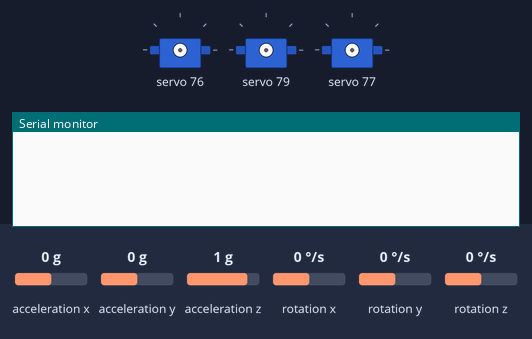
This sketch was run on a simulated Arduino Uno, built with avr-gcc and run on an emulated ATmega328P. Parts: 3 × servo, the last lines printed to the serial monitor. Inputs (shaded band) come from the test bench; at power-on: rotation z 0 °/s, acceleration x 0 g, acceleration y 0 g, acceleration z 1 g, rotation x 0 °/s, rotation y 0 °/s.

Above: at 0.1 s.
6.8 s: rotation z set to -24 °/s
At 7.8 s:
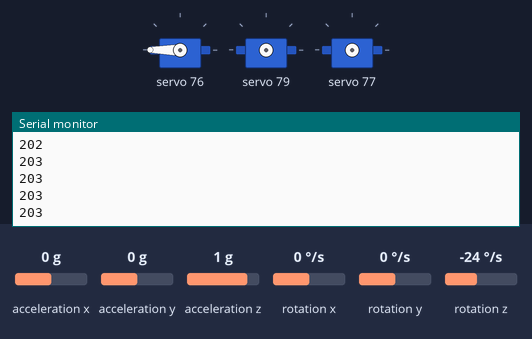
9.8 s: rotation z set to -29 °/s
At 11.0 s:
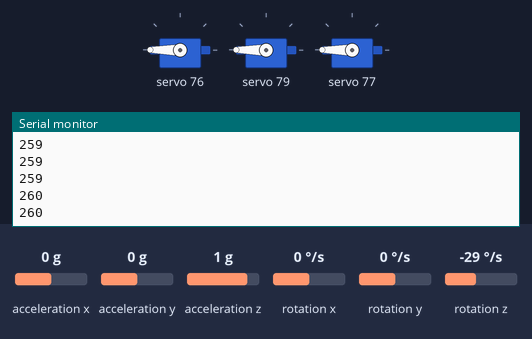
Timing chart, 0 to 12.8 s (numbered marks = the images above; inputs shaded):
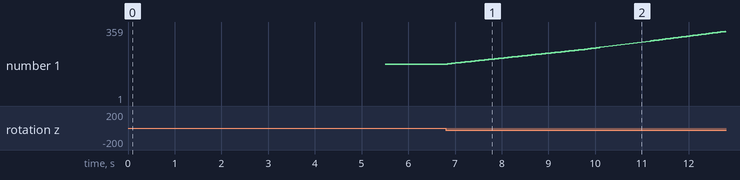

Measured:
- after the input at 6.8 s, the serial monitor: prints a new line at once (image 1)
- plotted number 1: 180 → 251 after the input at 6.8 s

The sketch:

dina_turn.ino
```cpp
/*
поворот Динамики на 90 градусов с паузой в секунду
Используется MGS-A6 с подключением в 21/22
*/

#include <Wire.h>
#include "I2Cdev.h"
#include "MPU6050_6Axis_MotionApps20.h"
MPU6050 mpu;

#include <Adafruit_PWMServoDriver.h>
Adafruit_PWMServoDriver pwm = Adafruit_PWMServoDriver(0x70);  // адрес зависит от перемычек на плате

uint8_t fifoBuffer[45];  // буфер
int turnSpeed = 30; // скорость поворота
int compensation = 10; // компенсация поворота (зависит от скорости поворота)

void setup() {
  Serial.begin(115200);
  Wire.begin();

  // инициализация DMP
  mpu.initialize();
  mpu.dmpInitialize();
  mpu.setDMPEnabled(true);

  pwm.begin();
  // Частота (Гц)
  pwm.setPWMFreq(100);
  // Все порты выключены
  pwm.setPWM(8, 0, 4096);
  pwm.setPWM(9, 0, 4096);
  pwm.setPWM(10, 0, 4096);
  pwm.setPWM(11, 0, 4096);
  delay(5000);
}

void loop() {
  angle(false, 90); // повернуть по часовой на 90
  delay(1000);
}

// повернуть(сторона (направо 0/налево 1), угол)
void angle(bool side, int angle) {
  // измеряем текущий угол
  int currentAngle = angleMeasure();
  // если нужно повернуть по часовой (направо)
  if (side == false) {
    // берем остаток от круга и поворачиваем, пока разница не станет меньше 10, но больше 0
    while (((currentAngle + angle) % 360) - angleMeasure() > compensation or ((currentAngle + angle) % 360) - angleMeasure() < 0) {
      // поворот на одном колесе
      // motorA_setpower(turnSpeed, side); // расскомментировать чтоб поворачивать вокруг оси
      motorB_setpower(turnSpeed, side);
    }
    // другой алгоритм поворота по часовой
    /*if (currentAngle + angle < 360) {
      while (currentAngle + angle - angleMeasure() > 10) {
        motorA_setpower(5, side);
        motorB_setpower(5, side);
      }
    } else {
      while (angle - (360 - currentAngle) - angleMeasure() > 10 or angle - (360 - currentAngle) - angleMeasure() < 0) {
        motorA_setpower(5, side);
        motorB_setpower(5, side);
      }
    }*/
  } else {
    // если поворачиваем налево (против часовой)
    // в простой ситуации, когда нужно повернуться на угол меньший, чем текущий
    if (currentAngle > angle) {
      // поворачиваем пока разница между углами не станет меньше -10
      while (currentAngle - angle - angleMeasure() < -(compensation)) {
        // поворот на одном колесе
        //  motorA_setpower(turnSpeed, side); // расскомментировать чтоб поворачивать вокруг оси
        motorB_setpower(turnSpeed, side);
      }
      // в сложной ситуации, когда нужно осилить переход через 0
    } else {
      while (360 - (angle - currentAngle) - angleMeasure() > 0 or 360 - (angle - currentAngle) - angleMeasure() < -(compensation)) {
        // поворот на одном колесе
        //motorA_setpower(turnSpeed, side); // расскомментировать чтоб поворачивать вокруг оси
        motorB_setpower(turnSpeed, side);
      }
    }
  }
  // резко тормозим с включением на мгновение обратных моторов
  motorA_setpower(turnSpeed, !side);
  motorB_setpower(turnSpeed, !side);
  delay(50);
  motorA_setpower(0, side);
  motorB_setpower(0, side);
}

// измерение угла в градусах от 0 до 360
int angleMeasure(void) {
  if (mpu.dmpGetCurrentFIFOPacket(fifoBuffer)) {
    // переменные для расчёта (ypr можно вынести в глобальеы переменные)
    Quaternion q;
    VectorFloat gravity;
    float ypr[3];
    mpu.dmpGetQuaternion(&q, fifoBuffer);
    mpu.dmpGetGravity(&gravity, &q);
    mpu.dmpGetYawPitchRoll(ypr, &q, &gravity);
    int angle = map(degrees(ypr[0]), -180, 180, 0, 360);
    Serial.println(angle);
    return angle;
  }
}

void motorA_setpower(float pwr, bool invert) {
  // Проверка, инвертирован ли мотор
  if (invert) {
    pwr = -pwr;
  }
  // Проверка диапазонов
  if (pwr < -100) {
    pwr = -100;
  }
  if (pwr > 100) {
    pwr = 100;
  }
  int pwmvalue = fabs(pwr) * 40.95;
  if (pwr < 0) {
    pwm.setPWM(10, 0, 4096);
    pwm.setPWM(11, 0, pwmvalue);
  } else {
    pwm.setPWM(11, 0, 4096);
    pwm.setPWM(10, 0, pwmvalue);
  }
}

// Мощность мотора "B" от -100% до +100% (от знака зависит направление вращения)
void motorB_setpower(float pwr, bool invert) {
  // Проверка, инвертирован ли мотор
  if (invert) {
    pwr = -pwr;
  }
  // Проверка диапазонов
  if (pwr < -100) {
    pwr = -100;
  }
  if (pwr > 100) {
    pwr = 100;
  }
  int pwmvalue = fabs(pwr) * 40.95;
  if (pwr < 0) {
    pwm.setPWM(8, 0, 4096);
    pwm.setPWM(9, 0, pwmvalue);
  } else {
    pwm.setPWM(9, 0, 4096);
    pwm.setPWM(8, 0, pwmvalue);
  }
}
```
